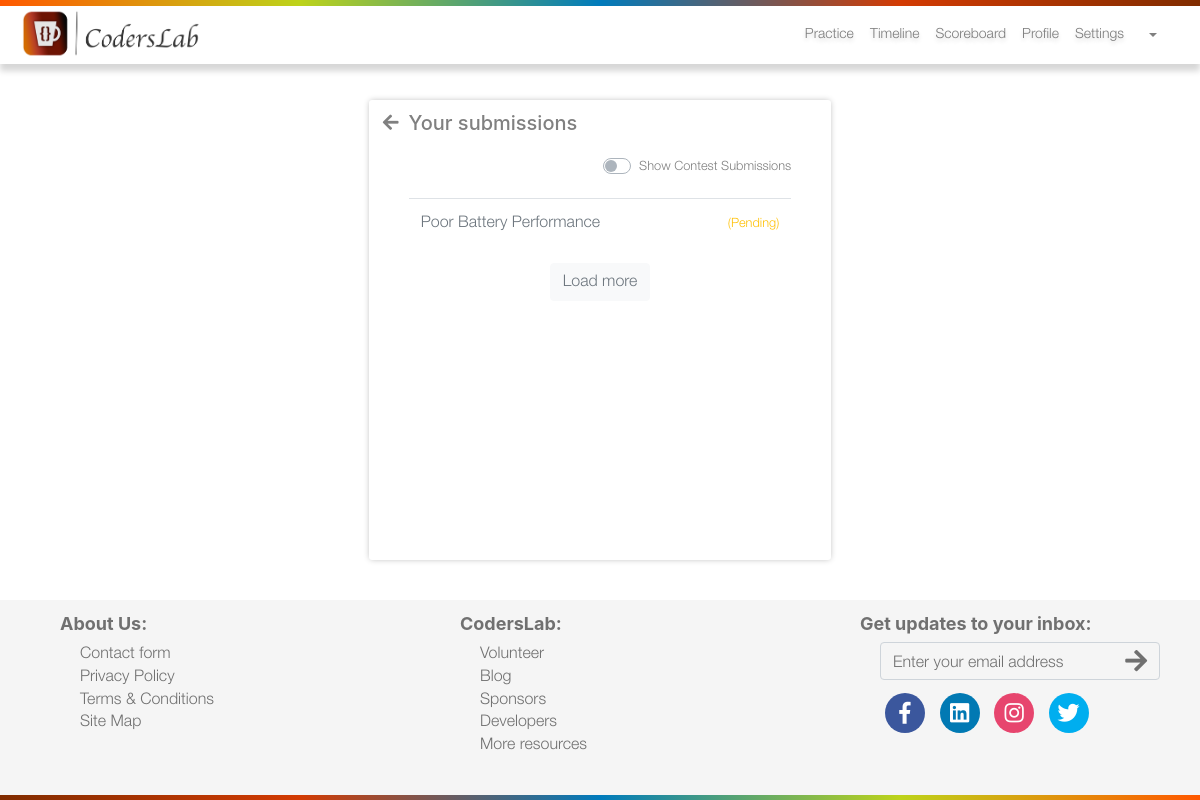
The page /usersubmissions/ (signed in) on the database as committed earlier.
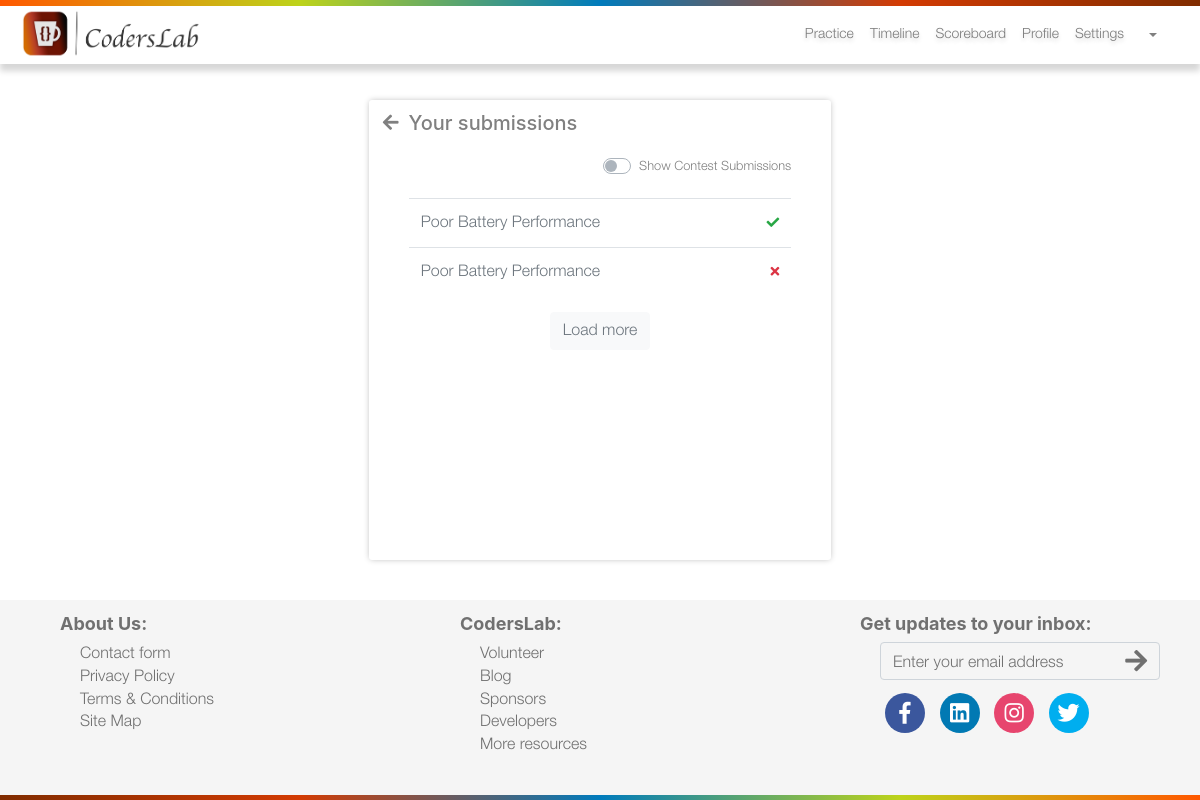
The same page on the database as committed later.
### questionscreen/models.py (models this page shows, shortened)
class Submissions(models.Model):
    user = models.ForeignKey(User, on_delete=models.CASCADE)
    question = models.ForeignKey(Questions, on_delete=models.CASCADE)
    passed = models.BooleanField(blank=True)
    checked = models.BooleanField(default=False)
    gotSubscore = models.BooleanField(default=False)
    submitted_at = models.DateTimeField(auto_now=True)
    content = models.TextField(blank=True)
    programminglanguage = models.CharField(max_length=50, blank=True)
    score = models.IntegerField(blank=True)

### practice/models.py (models this page shows, shortened)
class Questions(models.Model):
    title = models.CharField(max_length = 200)
    content = models.TextField()
    stdin = models.TextField(default='')
    expected_output = models.TextField(default='')
    points = models.IntegerField()
    subscore = models.IntegerField()
    CATEGORIES = (
        ('MATH', 'Mathematics'),
        ('ALGO', 'Algorithms'),
        ('1A', 'Round 1A'),
    )
    category = models.CharField(max_length=20, choices=CATEGORIES)
    public = models.BooleanField(default=False)

### usersubmissions/views.py (the view)
# urls.py: path('', userSubmissionsView, name='usersubmissionsview'),
@login_required
def userSubmissionsView(request):
    if 'limit' in request.GET:
        try:
            limit = int(request.GET['limit'])
        except:
            limit = 20
    else:
        limit = 20
    if 'q' in request.GET and (request.GET['q'] == 'contest'):
        section = request.GET['q']
    else:
        section = 'practice'
    username = request.user.username
    currentUser = getUserObjFromUsername(username)
    if section == 'contest':
        allSubmissions = RoundSubmissions.objects.filter(user=currentUser).order_by('-submitted_at')[:limit]
    else:
        allSubmissions = Submissions.objects.filter(user=currentUser).order_by('-submitted_at')[:limit]
    return render(request, 'usersubmissions.html', {'submissions': allSubmissions, 'pagetitle' : 'Your Submissions | CodersLab'})

### contest/utils.py (called while the page is built)
def getUserObjFromUsername(username):
    return User.objects.get(username=username)

### templates/usersubmissions.html (shortened to what the changed rows need)
{% extends 'header.html' %}
{% load static %}
{% block body %}
<div id="bodyWrapper" class="container">
    <div class="row justify-content-center noMargin">
        <div class="col-lg-5 contentCenterWrapperSM">
            <div id="userSubmissionsContainer">
                <div>
                    <div class="contentCenterBodyWrapper">
                        <div class="submissionsDisplayDiv">
                            <table class="table text-secondary table-hover">
                                <tbody>
                                    {% for submission in submissions %}
                                    {% if submission.checked == False %}
                                    <tr class="d-flex">
                                        <td class="flex-grow-1">
                                            {% if submission.question.title %}
                                            {{ submission.question.title }}
                                            {% else %}
                                            {{ submission.roundquestion.title }}
                                            {% endif %}
                                        </td>
                                        <td>
                                            <small class="text-warning">(Pending)</small>
                                        </td>
                                    </tr>
                                    {% elif submission.passed == False %}
                                    <tr class="d-flex">
                                        <td class="flex-grow-1">
                                            {% if submission.question.title %}
                                            {{ submission.question.title }}
                                            {% else %}
                                            {{ submission.roundquestion.title }}
                                            {% endif %}
                                        </td>
                                        <td>
                                            <small class="text-danger">
                                                <li class="fas fa-times"></li>
                                            </small>
                                        </td>
                                    </tr>
                                    {% else %}
                                    <tr class="d-flex">
                                        <td class="flex-grow-1">
                                            {% if submission.question.title %}
                                            {{ submission.question.title }}
                                            {% else %}
                                            {{ submission.roundquestion.title }}
                                            {% endif %}
                                        </td>
                                        <td>
                                            <small class="text-success">
                                                <li class="fas fa-check"></li>
                                            </small>
                                        </td>
                                    </tr>
                                    {% endif %}
                                    {% endfor %}
                                </tbody>
                            </table>
                        </div>
                    </div>
                </div>
            </div>
        </div>
    </div>
</div>
{% endblock %}

Rows that differ between the two databases and show on the page:
changed Submissions (number 1 of 2 on the later page): checked False → True (drawn)
added Submissions: question "Poor Battery Performance"
